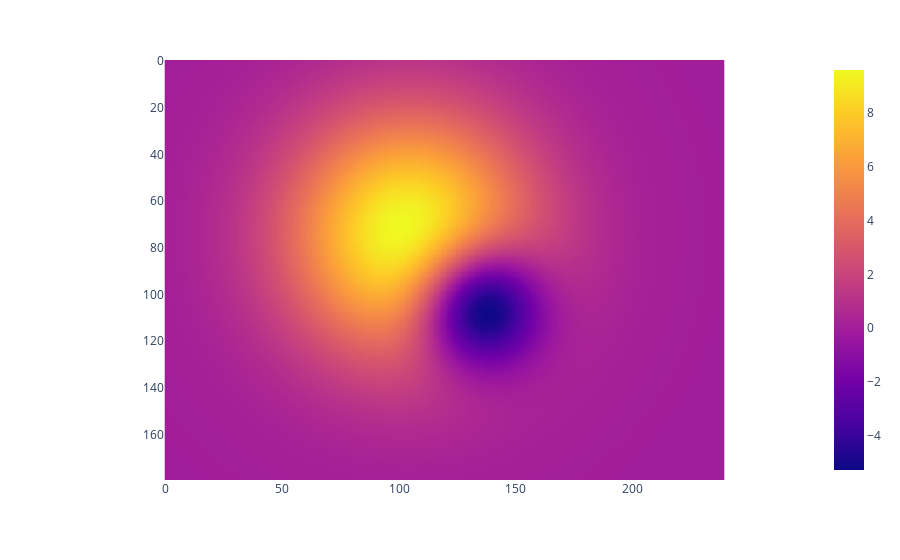

Notebook code cell kept with this figure:
### Code cell
px.imshow(dataset.read(1))

### Figure 1 — Plotly figure (JSON) as saved in the notebook; plotly's stock layout.template omitted (floating-point values rounded to 4 significant figures; data arrays with more than 128 entries replaced by an {"elided": "..."} marker saying what was removed)
{"data": [{"coloraxis": "coloraxis", "hovertemplate": "x: %{x}<br>y: %{y}<br>color: %{z}<extra></extra>", "name": "0", "type": "heatmap", "xaxis": "x", "yaxis": "y", "z": {"elided": "180x240 float values"}}], "layout": {"coloraxis": {"colorscale": [[0, "#0d0887"], [0.1111, "#46039f"], [0.2222, "#7201a8"], [0.3333, "#9c179e"], [0.4444, "#bd3786"], [0.5556, "#d8576b"], [0.6667, "#ed7953"], [0.7778, "#fb9f3a"], [0.8889, "#fdca26"], [1, "#f0f921"]]}, "margin": {"t": 60}, "xaxis": {"anchor": "y", "constrain": "domain", "domain": [0, 1], "scaleanchor": "y"}, "yaxis": {"anchor": "x", "autorange": "reversed", "constrain": "domain", "domain": [0, 1]}}}
